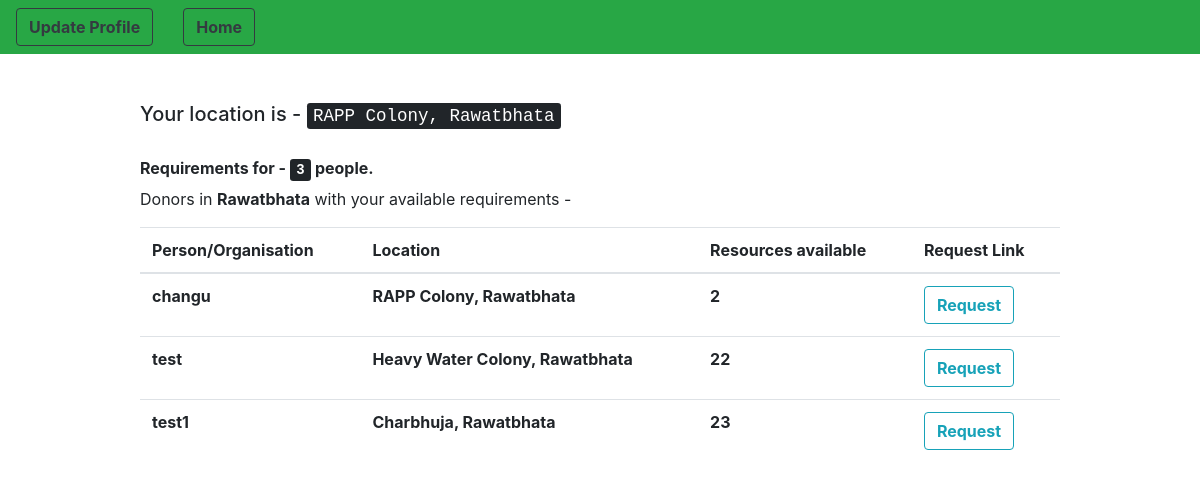
/users/showDonor/ (signed in), run on the app's committed database.
### customUser/models.py (models this page shows, shortened)
class CustomUser(AbstractUser):
    pin_code = models.IntegerField(null = True)
    contact_no = models.IntegerField(null = True)
    resources = models.IntegerField(null = True) # no. of persons avability/requirement
    locality = models.CharField(max_length = 100)
    city = models.CharField(max_length = 50)
    """CHOICES=[('0','Donor'),
                   ('1','Reciever')]"""
    state = models.CharField(max_length = 50, default = " ")
    donor = models.BooleanField(default = 'False') # 0 - Donor 1 - Reciever
    email = models.EmailField(unique=True)
    organisation = models.BooleanField(default = 'False')

### customUser/views.py (the view)
# urls.py: path('showDonor/', views.show_nearby_donors, name = 'showNearbyDonors'),
@login_required(login_url = "/users/login")
def show_nearby_donors(request):
	you = request.user
	you_address = you.locality + ',' + you.city
	donors = CustomUser.objects.filter(city = you.city)
	return render(request, 'show_donors.html', {'you' : you, 'donors' : donors})

### templates/show_donors.html (shortened to what this page needs)
{% extends 'base.html' %}
{% block navigation %}
	<div class = "row">
		<div class = "col">
			<a href="{% url 'edit_profile' %}" class="btn btn-outline-dark" method = "get"><strong>Update Profile</strong></a>
		</div>
		<div class = "col">
			<a href="{% url 'homePage' %}" class="btn btn-outline-dark" method = "post"><strong>Home</strong></a>
		</div>
	</div>
{% endblock %}
{% block content %}
	<h5> Your location is - <kbd> {{ you.locality }}, {{ you.city }} </kbd> </h5> <br>
	<h6> <strong> Requirements for - <kbd> {{ you.resources }}</kbd> people.</strong></h6>
	<p> Donors in  <strong> {{ you.city }}</strong> with your available requirements -  </p>
	<table class = "table">
			<thead>
				<tr>
					<th scope="col"> Person/Organisation </th>
					<th scope="col"> Location </th>
					<th scope="col"> Resources available </th>
					<th scope ="col"> Request Link </th>
				</tr>
			</thead>
			<tbody>
	{% for i in donors %}
		{% if i.username != 'admin' and i.donor == True and i.resources > 0%}
				<tr>
					<th scope="row"> {{ i.username }}  </th>
					<th scope="row"> {{ i.locality }}, {{ i.city }} </th>
					<th scope="row"> {{ i.resources }} </th>
					<th scope="row">
			<a href="{% url 'update_requirements' i.email %}" class="btn btn-outline-info" method = "get"><strong>Request</strong></a>
					</th>
				</tr>
		{% endif %}
	{% endfor %}
	</tbody>
			</table>
	<br> <br>
{% endblock %}

### data on the page
CustomUser: locality "RAPP Colony", city "Rawatbhata", resources "3"
CustomUser: username "changu", locality "RAPP Colony", city "Rawatbhata", resources "2"
CustomUser: username "test", locality "Heavy Water Colony", city "Rawatbhata", resources "22"
CustomUser: username "test1", locality "Charbhuja", city "Rawatbhata", resources "23"
